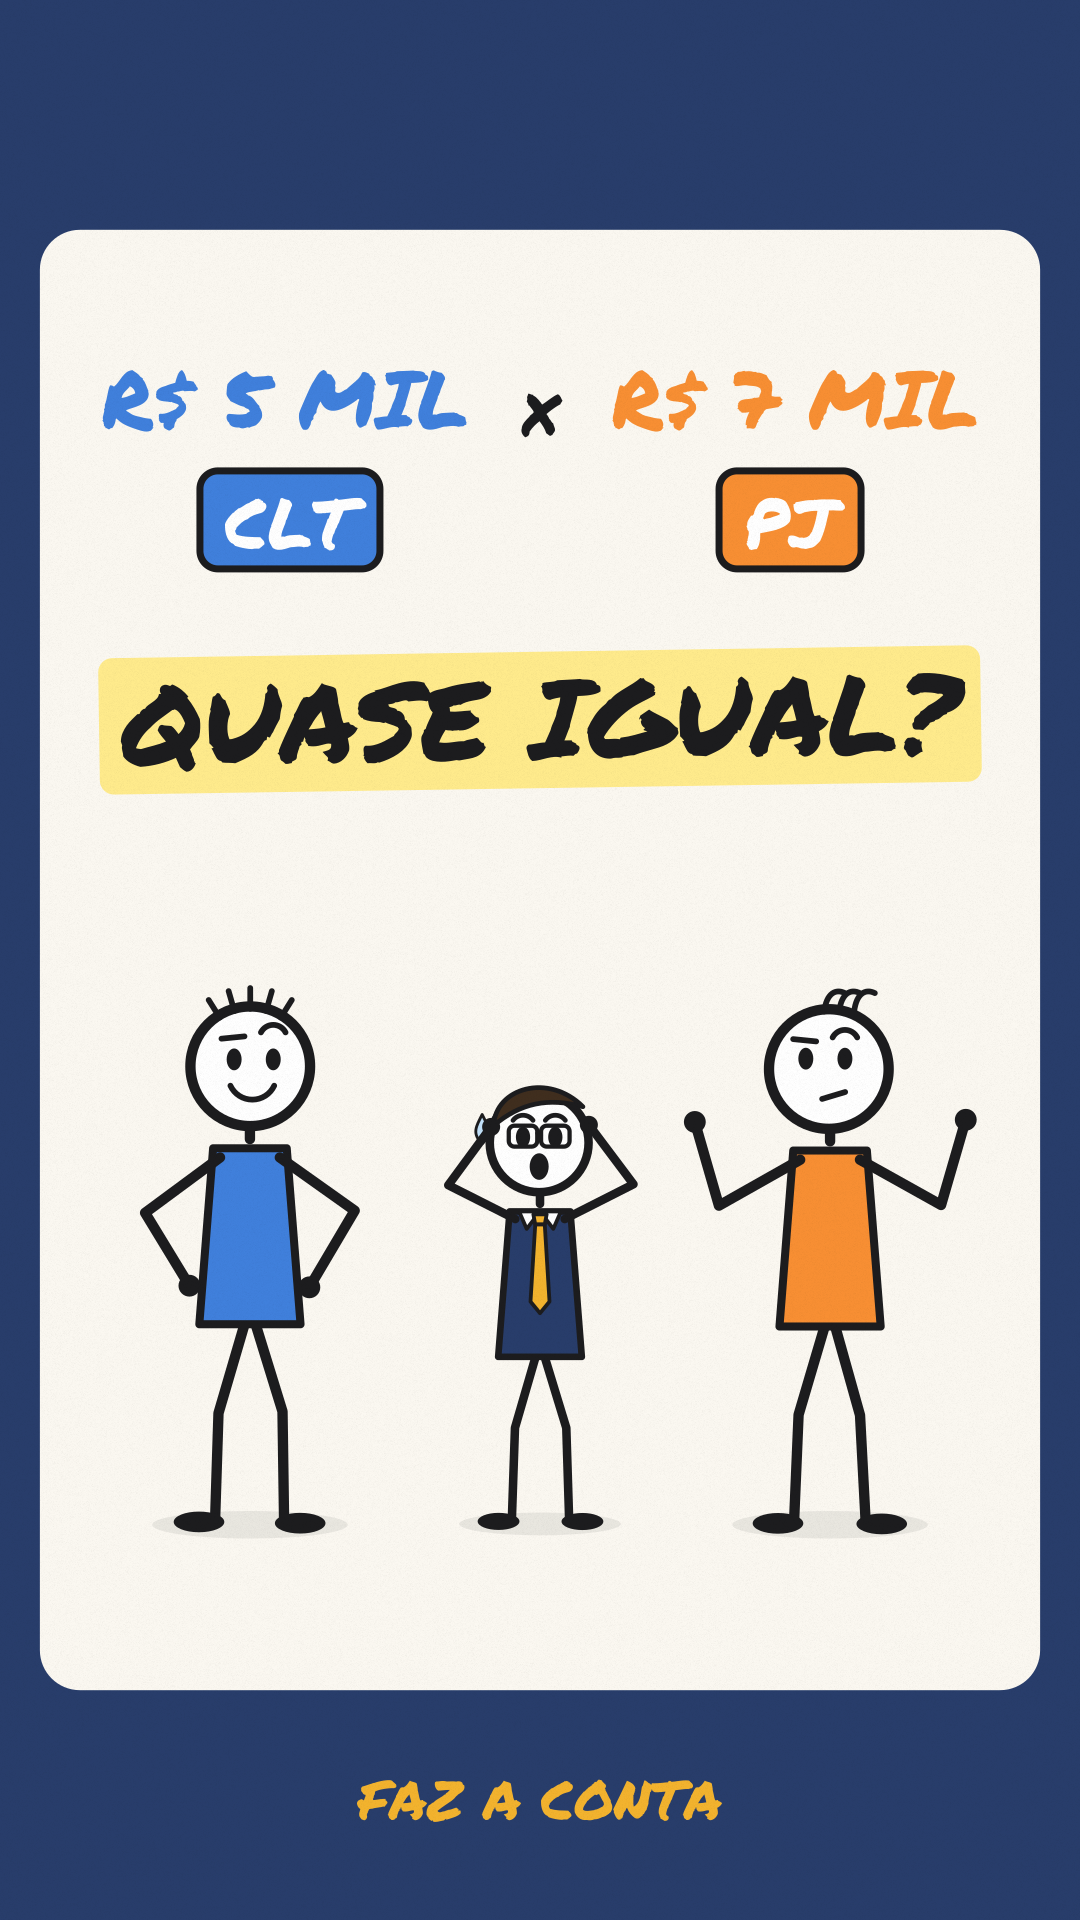

This chart was generated by the following Python code:
"""Capa do TikTok (1080x1920). A grade do perfil corta para 3:4: o essencial fica entre y 260 e 1660.
    python render.py stills videos/clt-ou-pj/capa.py out/capas 10"""
from engine import *  # noqa

VERTICAL = True


def _tag(c, s, x, y, col, size):
    w = text_w(c, s, size) + 50
    rrect(c, x - w / 2, y - size * 0.7, w, size * 1.4, 18); fs(c, col, 7)
    text(c, s, x, y + 4, size, MARKER, WHITE)


def capa(c, t):
    rgb(c, NAVY); c.paint()
    rrect(c, 40, 230, 1000, 1460, 40); fs(c, PAPER, 0)
    text(c, "R$ 5 MIL", 285, 400, 80, MARKER, BLUE)
    _tag(c, "CLT", 290, 520, BLUE, 70)
    text(c, "x", 540, 410, 70, MARKER, INK)
    text(c, "R$ 7 MIL", 795, 400, 80, MARKER, ORANGE)
    _tag(c, "PJ", 790, 520, ORANGE, 70)
    c.save(); c.translate(540, 720); hl(c, "QUASE IGUAL?", 0, 0, 110, LYELLOW); c.restore()
    other(c, 10, 250, 1520, 1.15, [(0, "hips")], [(0, "confident")], shirt=BLUE, fid=2, look=0.5)
    figure(c, 10, 830, 1520, 1.15, poses=[(0, "shrug")], exprs=[(0, "think")], shirt=ORANGE, hair="tuft", fid=3, look=-0.5)
    hero(c, 10, 540, 1520, 0.95, [(0, "head")], [(0, "shocked")], look=0)
    text(c, "FAZ A CONTA", 540, 1800, 54, MARKER, GOLD)


SCENES = [(0.0, 999.0, capa)]
